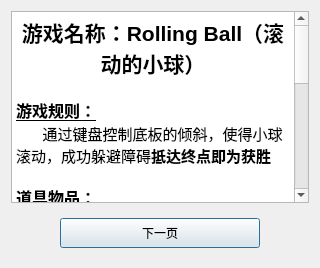
     <widget class="QWidget" name="tab_1">
      <attribute name="title">
       <string>游戏规则</string>
      </attribute>
      <layout class="QVBoxLayout" name="verticalLayout_3">
       <item>
        <widget class="QTextEdit" name="textEdit_rule">
         <property name="html">
          <string>&lt;!DOCTYPE HTML PUBLIC &quot;-//W3C//DTD HTML 4.0//EN&quot; &quot;http://www.w3.org/TR/REC-html40/strict.dtd&quot;&gt;
&lt;html&gt;&lt;head&gt;&lt;meta name=&quot;qrichtext&quot; content=&quot;1&quot; /&gt;&lt;meta charset=&quot;utf-8&quot; /&gt;&lt;style type=&quot;text/css&quot;&gt;
p, li { white-space: pre-wrap; }
hr { height: 1px; border-width: 0; }
li.unchecked::marker { content: &quot;\2610&quot;; }
li.checked::marker { content: &quot;\2612&quot;; }
&lt;/style&gt;&lt;/head&gt;&lt;body style=&quot; font-family:'Microsoft YaHei UI'; font-size:9pt; font-weight:400; font-style:normal;&quot;&gt;
&lt;p align=&quot;center&quot; style=&quot; margin-top:0px; margin-bottom:0px; margin-left:0px; margin-right:0px; -qt-block-indent:0; text-indent:0px;&quot;&gt;&lt;span style=&quot; font-size:16pt; font-weight:700;&quot;&gt;游戏名称：Rolling Ball（滚动的小球）&lt;/span&gt;&lt;/p&gt;
&lt;p style=&quot;-qt-paragraph-type:empty; margin-top:0px; margin-bottom:0px; margin-left:0px; margin-right:0px; -qt-block-indent:0; text-indent:0px; font-size:12pt;&quot;&gt;&lt;br /&gt;&lt;/p&gt;
&lt;p style=&quot; margin-top:0px; margin-bottom:0px; margin-left:0px; margin-right:0px; -qt-block-indent:0; text-indent:0px;&quot;&gt;&lt;span style=&quot; font-size:12pt; font-weight:700; text-decoration: underline;&quot;&gt;游戏规则：&lt;/span&gt;&lt;/p&gt;
&lt;p style=&quot; margin-top:0px; margin-bottom:0px; margin-left:0px; margin-right:0px; -qt-block-indent:0; text-indent:0px;&quot;&gt;&lt;span style=&quot; font-size:12pt;&quot;&gt;      &lt;/span&gt;&lt;span style=&quot; font-size:11pt;&quot;&gt;通过键盘控制底板的倾斜，使得小球滚动，成功躲避障碍&lt;/span&gt;&lt;span style=&quot; font-size:11pt; font-weight:700;&quot;&gt;抵达终点即为获胜&lt;/span&gt;&lt;/p&gt;
&lt;p style=&quot;-qt-paragraph-type:empty; margin-top:0px; margin-bottom:0px; margin-left:0px; margin-right:0px; -qt-block-indent:0; text-indent:0px; font-size:11pt;&quot;&gt;&lt;br /&gt;&lt;/p&gt;
&lt;p style=&quot; margin-top:0px; margin-bottom:0px; margin-left:0px; margin-right:0px; -qt-block-indent:0; text-indent:0px;&quot;&gt;&lt;span style=&quot; font-size:12pt; font-weight:700; text-decoration: underline;&quot;&gt;道具物品：&lt;/span&gt;&lt;/p&gt;
&lt;p style=&quot; margin-top:0px; margin-bottom:0px; margin-left:0px; margin-right:0px; -qt-block-indent:0; text-indent:0px;&quot;&gt;&lt;span style=&quot; font-size:12pt;&quot;&gt;     &lt;/span&gt;&lt;span style=&quot; font-size:10pt;&quot;&gt; &lt;/span&gt;&lt;span style=&quot; font-size:11pt;&quot;&gt;游戏中有多种道具，如&lt;/span&gt;&lt;span style=&quot; font-size:11pt; font-weight:700;&quot;&gt;陷阱&lt;/span&gt;&lt;span style=&quot; font-size:11pt;&quot;&gt;、&lt;/span&gt;&lt;span style=&quot; font-size:11pt; font-weight:700;&quot;&gt;挡板&lt;/span&gt;&lt;span style=&quot; font-size:11pt;&quot;&gt;、&lt;/span&gt;&lt;span style=&quot; font-size:11pt; font-weight:700;&quot;&gt;漩涡&lt;/span&gt;&lt;span style=&quot; font-size:11pt;&quot;&gt;、&lt;/span&gt;&lt;span style=&quot; font-size:11pt; font-weight:700;&quot;&gt;传送门&lt;/span&gt;&lt;span style=&quot; font-size:11pt;&quot;&gt;等，下一页中有对它们的详细介绍&lt;/span&gt;&lt;/p&gt;
&lt;p style=&quot; margin-top:0px; margin-bottom:0px; margin-left:0px; margin-right:0px; -qt-block-indent:0; text-indent:0px;&quot;&gt;&lt;span style=&quot; font-size:11pt;&quot;&gt;       同时，在游戏主界面中提供了如显示底板倾斜角度的&lt;/span&gt;&lt;span style=&quot; font-size:11pt; font-weight:700;&quot;&gt;滑动条&lt;/span&gt;&lt;span style=&quot; font-size:11pt;&quot;&gt;、提示连续操作数（友尽模式下）的&lt;/span&gt;&lt;span style=&quot; font-size:11pt; font-weight:700;&quot;&gt;显示板&lt;/span&gt;&lt;span style=&quot; font-size:11pt;&quot;&gt;，以及&lt;/span&gt;&lt;span style=&quot; font-size:11pt; font-weight:700;&quot;&gt;暂停&lt;/span&gt;&lt;span style=&quot; font-size:11pt;&quot;&gt;、&lt;/span&gt;&lt;span style=&quot; font-size:11pt; font-weight:700;&quot;&gt;帮助&lt;/span&gt;&lt;span style=&quot; font-size:11pt;&quot;&gt;、&lt;/span&gt;&lt;span style=&quot; font-size:11pt; font-weight:700;&quot;&gt;退出&lt;/span&gt;&lt;span style=&quot; font-size:11pt;&quot;&gt;等按钮控件&lt;/span&gt;&lt;/p&gt;
&lt;p style=&quot;-qt-paragraph-type:empty; margin-top:0px; margin-bottom:0px; margin-left:0px; margin-right:0px; -qt-block-indent:0; text-indent:0px; font-size:11pt;&quot;&gt;&lt;br /&gt;&lt;/p&gt;
&lt;p style=&quot; margin-top:0px; margin-bottom:0px; margin-left:0px; margin-right:0px; -qt-block-indent:0; text-indent:0px;&quot;&gt;&lt;span style=&quot; font-size:12pt; font-weight:700; text-decoration: underline;&quot;&gt;模式选择：&lt;/span&gt;&lt;/p&gt;
&lt;p style=&quot; margin-top:0px; margin-bottom:0px; margin-left:0px; margin-right:0px; -qt-block-indent:0; text-indent:0px;&quot;&gt;&lt;span style=&quot; font-size:12pt;&quot;&gt;     &lt;/span&gt;&lt;span style=&quot; font-size:10pt;&quot;&gt; &lt;/span&gt;&lt;span style=&quot; font-size:11pt;&quot;&gt;玩家可以选择不同的游戏模式，包括：&lt;/span&gt;&lt;/p&gt;
&lt;p style=&quot; margin-top:0px; margin-bottom:0px; margin-left:0px; margin-right:0px; -qt-block-indent:0; text-indent:0px;&quot;&gt;&lt;span style=&quot; font-size:11pt;&quot;&gt;       &lt;/span&gt;&lt;span style=&quot; font-size:11pt; font-weight:700;&quot;&gt;单人模式&lt;/span&gt;&lt;span style=&quot; font-size:11pt;&quot;&gt; /&lt;/span&gt;&lt;span style=&quot; font-size:11pt; font-weight:700;&quot;&gt; 双人模式&lt;/span&gt;&lt;span style=&quot; font-size:11pt;&quot;&gt; / &lt;/span&gt;&lt;span style=&quot; font-size:11pt; font-weight:700;&quot;&gt;友尽模式&lt;/span&gt;&lt;/p&gt;
&lt;p style=&quot; margin-top:0px; margin-bottom:0px; margin-left:0px; margin-right:0px; -qt-block-indent:0; text-indent:0px;&quot;&gt;&lt;span style=&quot; font-size:11pt;&quot;&gt;       &lt;/span&gt;&lt;span style=&quot; font-size:11pt; font-weight:700;&quot;&gt;普通版&lt;/span&gt;&lt;span style=&quot; font-size:11pt;&quot;&gt;（无存档点）/ &lt;/span&gt;&lt;span style=&quot; font-size:11pt; font-weight:700;&quot;&gt;破解版&lt;/span&gt;&lt;span style=&quot; font-size:11pt;&quot;&gt;（有存档点）&lt;/span&gt;&lt;/p&gt;
&lt;p style=&quot;-qt-paragraph-type:empty; margin-top:0px; margin-bottom:0px; margin-left:0px; margin-right:0px; -qt-block-indent:0; text-indent:0px; font-size:12pt;&quot;&gt;&lt;br /&gt;&lt;/p&gt;&lt;/body&gt;&lt;/html&gt;</string>
         </property>
        </widget>
       </item>
       <item>
        <widget class="QWidget" name="widget_2" native="true">
         <layout class="QHBoxLayout" name="horizontalLayout_2">
          <item>
           <spacer name="horizontalSpacer_3">
            <property name="orientation">
             <enum>Qt::Horizontal</enum>
            </property>
            <property name="sizeHint" stdset="0">
             <size>
              <width>40</width>
              <height>20</height>
             </size>
            </property>
           </spacer>
          </item>
          <item>
           <widget class="QPushButton" name="pushButton_page1">
            <property name="sizePolicy">
             <sizepolicy hsizetype="Fixed" vsizetype="Fixed">
              <horstretch>0</horstretch>
              <verstretch>0</verstretch>
             </sizepolicy>
            </property>
            <property name="minimumSize">
             <size>
              <width>200</width>
              <height>30</height>
             </size>
            </property>
            <property name="maximumSize">
             <size>
              <width>200</width>
              <height>30</height>
             </size>
            </property>
            <property name="text">
             <string>下一页</string>
            </property>
            <property name="autoDefault">
             <bool>true</bool>
            </property>
            <property name="default">
             <bool>true</bool>
            </property>
           </widget>
          </item>
          <item>
           <spacer name="horizontalSpacer_4">
            <property name="orientation">
             <enum>Qt::Horizontal</enum>
            </property>
            <property name="sizeHint" stdset="0">
             <size>
              <width>40</width>
              <height>20</height>
             </size>
            </property>
           </spacer>
          </item>
         </layout>
        </widget>
       </item>
      </layout>
     </widget>
